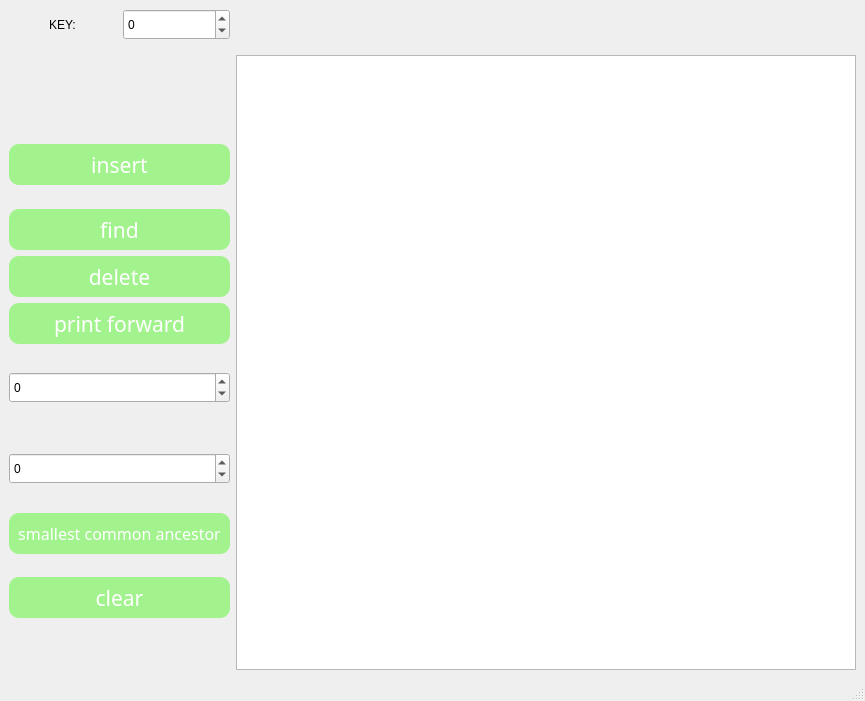
<?xml version="1.0" encoding="UTF-8"?>
<ui version="4.0">
 <class>MainWindow</class>
 <widget class="QMainWindow" name="MainWindow">
  <property name="geometry">
   <rect>
    <x>0</x>
    <y>0</y>
    <width>865</width>
    <height>701</height>
   </rect>
  </property>
  <property name="windowTitle">
   <string>MainWindow</string>
  </property>
  <widget class="QWidget" name="centralwidget">
   <layout class="QGridLayout" name="gridLayout">
    <item row="0" column="0">
     <layout class="QFormLayout" name="formLayout">
      <item row="0" column="0">
       <layout class="QVBoxLayout" name="verticalLayout_2">
        <item>
         <layout class="QHBoxLayout" name="horizontalLayout_3">
          <item alignment="Qt::AlignHCenter">
           <widget class="QLabel" name="label_4">
            <property name="maximumSize">
             <size>
              <width>70</width>
              <height>50</height>
             </size>
            </property>
            <property name="text">
             <string>KEY:</string>
            </property>
           </widget>
          </item>
          <item>
           <widget class="QSpinBox" name="inBox_2">
            <property name="minimumSize">
             <size>
              <width>91</width>
              <height>31</height>
             </size>
            </property>
            <property name="readOnly">
             <bool>false</bool>
            </property>
            <property name="minimum">
             <number>-100</number>
            </property>
            <property name="maximum">
             <number>100</number>
            </property>
           </widget>
          </item>
         </layout>
        </item>
        <item alignment="Qt::AlignVCenter">
         <widget class="QLabel" name="output">
          <property name="minimumSize">
           <size>
            <width>221</width>
            <height>30</height>
           </size>
          </property>
          <property name="text">
           <string/>
          </property>
         </widget>
        </item>
        <item alignment="Qt::AlignHCenter|Qt::AlignVCenter">
         <widget class="QPushButton" name="On_insert_2">
          <property name="minimumSize">
           <size>
            <width>221</width>
            <height>41</height>
           </size>
          </property>
          <property name="maximumSize">
           <size>
            <width>221</width>
            <height>41</height>
           </size>
          </property>
          <property name="font">
           <font>
            <family>Futura</family>
            <pointsize>16</pointsize>
            <italic>false</italic>
            <fontweight>Medium</fontweight>
           </font>
          </property>
          <property name="styleSheet">
           <string notr="true">background-color: rgb(162, 243, 141);
color: rgb(255, 255, 255);
font: 500 16pt &quot;Futura&quot;;
border-radius: 10px;
padding: 6px;</string>
          </property>
          <property name="text">
           <string>insert</string>
          </property>
         </widget>
        </item>
        <item>
         <widget class="QPushButton" name="On_find_2">
          <property name="minimumSize">
           <size>
            <width>221</width>
            <height>41</height>
           </size>
          </property>
          <property name="maximumSize">
           <size>
            <width>221</width>
            <height>41</height>
           </size>
          </property>
          <property name="font">
           <font>
            <family>Futura</family>
            <pointsize>16</pointsize>
            <italic>false</italic>
            <fontweight>Medium</fontweight>
           </font>
          </property>
          <property name="styleSheet">
           <string notr="true">background-color: rgb(162, 243, 141);
color: rgb(255, 255, 255);
font: 500 16pt &quot;Futura&quot;;
border-radius: 10px;
padding: 6px;</string>
          </property>
          <property name="text">
           <string>find</string>
          </property>
         </widget>
        </item>
        <item>
         <widget class="QPushButton" name="On_delete_2">
          <property name="minimumSize">
           <size>
            <width>221</width>
            <height>41</height>
           </size>
          </property>
          <property name="maximumSize">
           <size>
            <width>221</width>
            <height>41</height>
           </size>
          </property>
          <property name="font">
           <font>
            <family>Futura</family>
            <pointsize>16</pointsize>
            <italic>false</italic>
            <fontweight>Medium</fontweight>
           </font>
          </property>
          <property name="styleSheet">
           <string notr="true">background-color: rgb(162, 243, 141);
color: rgb(255, 255, 255);
font: 500 16pt &quot;Futura&quot;;
border-radius: 10px;
padding: 6px;</string>
          </property>
          <property name="text">
           <string>delete</string>
          </property>
         </widget>
        </item>
        <item>
         <widget class="QPushButton" name="On_print_forward_2">
          <property name="minimumSize">
           <size>
            <width>221</width>
            <height>41</height>
           </size>
          </property>
          <property name="maximumSize">
           <size>
            <width>221</width>
            <height>41</height>
           </size>
          </property>
          <property name="font">
           <font>
            <family>Futura</family>
            <pointsize>16</pointsize>
            <italic>false</italic>
            <fontweight>Medium</fontweight>
           </font>
          </property>
          <property name="styleSheet">
           <string notr="true">background-color: rgb(162, 243, 141);
color: rgb(255, 255, 255);
font: 500 16pt &quot;Futura&quot;;
border-radius: 10px;
padding: 6px;</string>
          </property>
          <property name="text">
           <string>print forward</string>
          </property>
         </widget>
        </item>
        <item alignment="Qt::AlignHCenter|Qt::AlignVCenter">
         <widget class="QSpinBox" name="inBox_3">
          <property name="minimumSize">
           <size>
            <width>221</width>
            <height>31</height>
           </size>
          </property>
          <property name="readOnly">
           <bool>false</bool>
          </property>
          <property name="minimum">
           <number>-100</number>
          </property>
          <property name="maximum">
           <number>100</number>
          </property>
         </widget>
        </item>
        <item alignment="Qt::AlignVCenter">
         <widget class="QSpinBox" name="inBox_4">
          <property name="minimumSize">
           <size>
            <width>91</width>
            <height>31</height>
           </size>
          </property>
          <property name="readOnly">
           <bool>false</bool>
          </property>
          <property name="minimum">
           <number>-100</number>
          </property>
          <property name="maximum">
           <number>100</number>
          </property>
         </widget>
        </item>
        <item>
         <widget class="QPushButton" name="On_MaxDepth_2">
          <property name="minimumSize">
           <size>
            <width>221</width>
            <height>41</height>
           </size>
          </property>
          <property name="maximumSize">
           <size>
            <width>221</width>
            <height>41</height>
           </size>
          </property>
          <property name="font">
           <font>
            <family>Futura</family>
            <pointsize>12</pointsize>
            <italic>false</italic>
            <fontweight>Medium</fontweight>
           </font>
          </property>
          <property name="styleSheet">
           <string notr="true">background-color: rgb(162, 243, 141);
color: rgb(255, 255, 255);
font: 500 12pt &quot;Futura&quot;;
border-radius: 10px;
padding: 6px;</string>
          </property>
          <property name="text">
           <string> smallest common ancestor </string>
          </property>
         </widget>
        </item>
        <item alignment="Qt::AlignVCenter">
         <widget class="QPushButton" name="On_clear_2">
          <property name="minimumSize">
           <size>
            <width>221</width>
            <height>41</height>
           </size>
          </property>
          <property name="maximumSize">
           <size>
            <width>221</width>
            <height>41</height>
           </size>
          </property>
          <property name="font">
           <font>
            <family>Futura</family>
            <pointsize>16</pointsize>
            <italic>false</italic>
            <fontweight>Medium</fontweight>
           </font>
          </property>
          <property name="styleSheet">
           <string notr="true">background-color: rgb(162, 243, 141);
color: rgb(255, 255, 255);
font: 500 16pt &quot;Futura&quot;;
border-radius: 10px;
padding: 6px;</string>
          </property>
          <property name="text">
           <string>clear</string>
          </property>
         </widget>
        </item>
        <item>
         <spacer name="verticalSpacer">
          <property name="orientation">
           <enum>Qt::Vertical</enum>
          </property>
          <property name="sizeType">
           <enum>QSizePolicy::Fixed</enum>
          </property>
          <property name="sizeHint" stdset="0">
           <size>
            <width>20</width>
            <height>35</height>
           </size>
          </property>
         </spacer>
        </item>
       </layout>
      </item>
      <item row="0" column="1">
       <layout class="QVBoxLayout" name="verticalLayout_3">
        <item>
         <widget class="QLabel" name="label">
          <property name="minimumSize">
           <size>
            <width>100</width>
            <height>40</height>
           </size>
          </property>
          <property name="text">
           <string/>
          </property>
         </widget>
        </item>
        <item>
         <widget class="QGraphicsView" name="graphicsView">
          <property name="minimumSize">
           <size>
            <width>541</width>
            <height>459</height>
           </size>
          </property>
         </widget>
        </item>
       </layout>
      </item>
     </layout>
    </item>
   </layout>
  </widget>
  <widget class="QMenuBar" name="menubar">
   <property name="geometry">
    <rect>
     <x>0</x>
     <y>0</y>
     <width>865</width>
     <height>22</height>
    </rect>
   </property>
  </widget>
  <widget class="QStatusBar" name="statusbar"/>
 </widget>
 <resources/>
 <connections/>
</ui>
